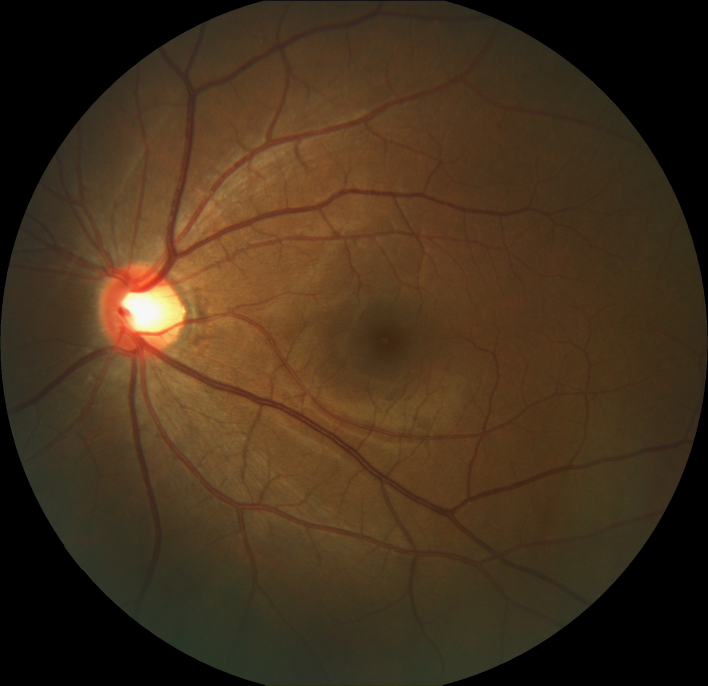
#> input picture testimg/N0001.jpg, 2124 x 2056 px (shown at 1/3 size)
$ python outlier_detect.py testimg/N0001.jpg
#> lines starting #> are read from the running program, lines starting #| are printed output that depends on the picture
from PIL import Image
import numpy as np
from scipy.linalg import solve
from scipy.spatial.distance import cdist
import pandas as pd
from sklearn.preprocessing import MinMaxScaler
import sys

# 核心算法
# [45 lines left out: function RLOF, not called in this run]

# 初始化图片为一维数组
def convert_to_num(img_path):
#> called with img_path = 'testimg/N0001.jpg'
    try:
        if img_path[-3:] == 'png':
            img = Image.open(img_path).convert('RGB')
        elif img_path[-3:] == 'jpg':
            img = Image.open(img_path)
#> img is the input picture: PIL image 2124x2056 RGB; mean R, G, B 67.8, 48.7, 28.1
        elif img_path[-4:] == 'jpeg':
            img = Image.open(img_path)
        else:
            print('the image format is not supported', file=sys.stderr)
            return
    except:
        print('can not open the image', file=sys.stderr)
        return
    img = img.resize((64, 64))
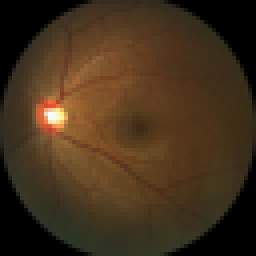
#> img: PIL image 64x64 RGB (shown 4 times larger); mean R, G, B 67.9, 48.8, 28.2
    img = np.array(img)
    img = img.reshape(1, -1)
    return img

# 读取数据集
def read_dataset():
    try:
        data = pd.read_csv('data.csv', header=None)
    except:
        # 输出到stderr
        print('can not open the dataset', file=sys.stderr)
        return
    return data

# 异常检测
def outlier_detect(img_path):
    img = convert_to_num(img_path)
    data = read_dataset()
#> (the run stopped early here; a loop or call above may not have finished)

$ run again, on testimg/P0002.jpg
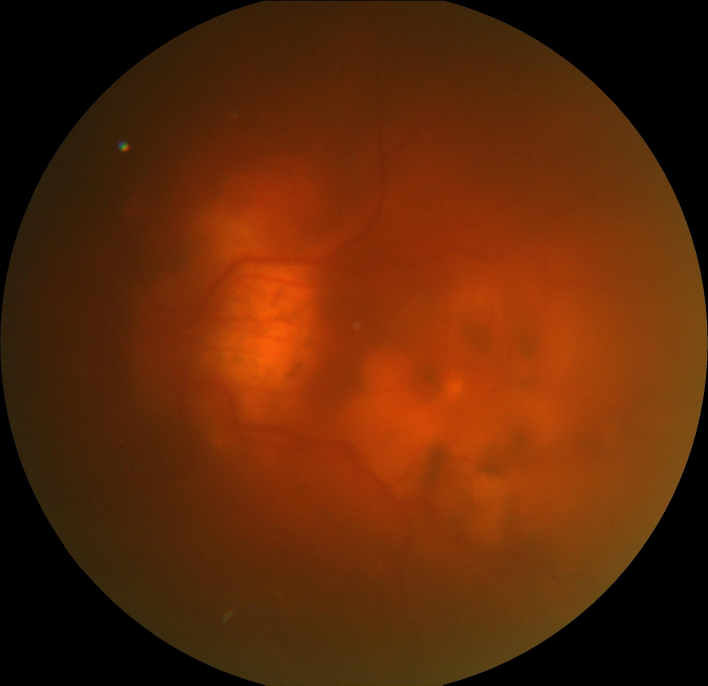
#> input picture testimg/P0002.jpg, 2124 x 2056 px (shown at 1/3 size)
#> in convert_to_num, img is the input picture: PIL image 2124x2056 RGB; mean R, G, B 93.3, 39.7, 7.9
#> in convert_to_num, `img = img.resize((64, 64))`:
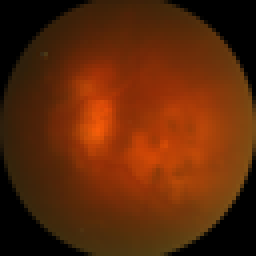
#> img: PIL image 64x64 RGB (shown 4 times larger); mean R, G, B 93.5, 39.8, 8
